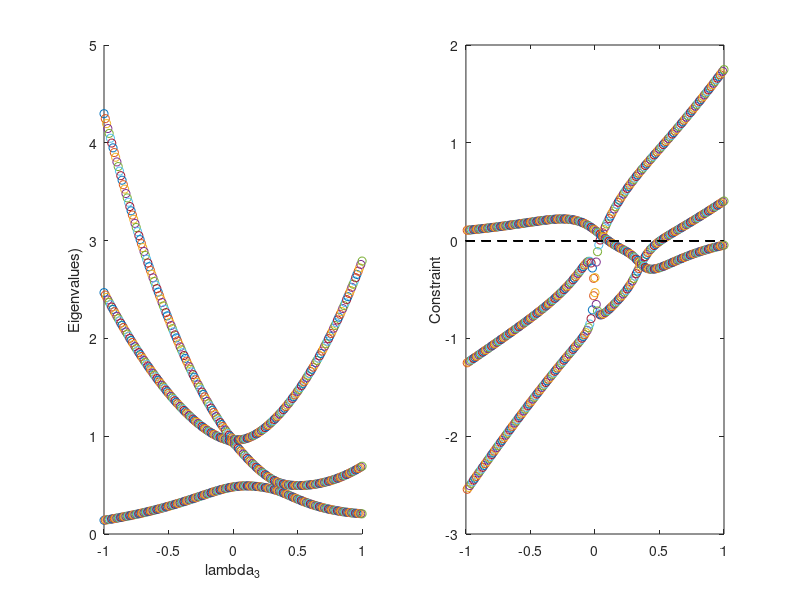

MATLAB code for this plot: (Note: this script raises an error after producing the figure.)

Nsubjects = 3;
Nobservations = 50;
noise = 0.5;

X = randn(Nsubjects, Nobservations); 

M = randn(Nsubjects,Nsubjects);

Y = M*X + noise*randn(Nsubjects, Nobservations); % Datasets so that X and Y are correlated + corrupted by noise

C_xy = X*Y';
C_xx = X*X';
C_yy = Y*Y';

S = randn(Nsubjects, Nobservations);  % Same brain areas in different experiment. Just noise
T = randn(Nsubjects,Nsubjects)*S + 0.5*randn(Nsubjects, Nobservations);
D_xy = S*T';

figure(1), clf;
for lbd3 = -1:0.01:1
    M = inv(C_xx)*(C_xy+lbd3*D_xy)*inv(C_yy)* ((C_xy+lbd3*D_xy)');
    [W,D] = eig(M);

    eigenvalues = diag(D);

    constraint = zeros(Nsubjects,1);
    for i = 1:Nsubjects
        w_x = W(:,i);
        w_x = w_x./sqrt(w_x'*C_xx*w_x);
        w_y = inv(C_yy)*(C_xy+lbd3*D_xy)'*w_x;
        constraint(i) = w_x'*D_xy*w_y;
    end

    subplot(1,2,1)
    scatter(lbd3*ones(Nsubjects,1), eigenvalues, 'k.')
    xlabel("lambda_3")
    ylabel("Eigenvalues)")
    hold on;

    subplot(1,2,2)
    scatter(lbd3*ones(Nsubjects,1), constraint, 'k.')
    ylabel("Constraint")
    plot([-1,1], [0,0], 'k--')
    hold on;
end


[w_x, w_y, lbd3i] = compute_weights(C_xx,C_yy,C_xy, D_xy,1);
plot(lbd3i, w_x'*D_xy*w_y, 'o', 'MarkerFaceColor','r')

[w_x, w_y, lbd3i] = compute_weights(C_xx,C_yy,C_xy, D_xy,2);
plot(lbd3i, w_x'*D_xy*w_y, 'o', 'MarkerFaceColor','g')

[w_x, w_y, lbd3i] = compute_weights(C_xx,C_yy,C_xy, D_xy,3);
plot(lbd3i, w_x'*D_xy*w_y, 'o', 'MarkerFaceColor','b')